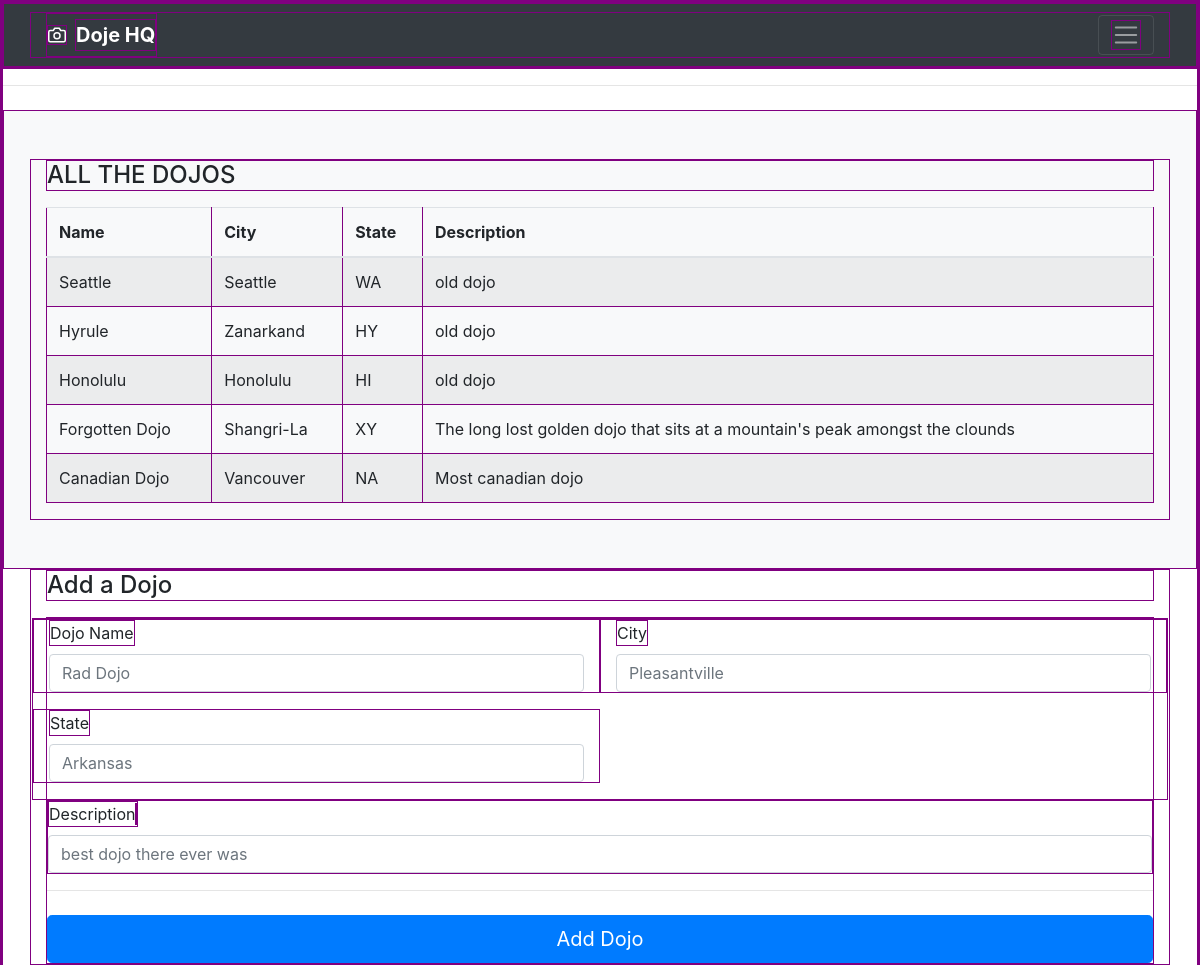
Before: / (upper part) with the older database file.
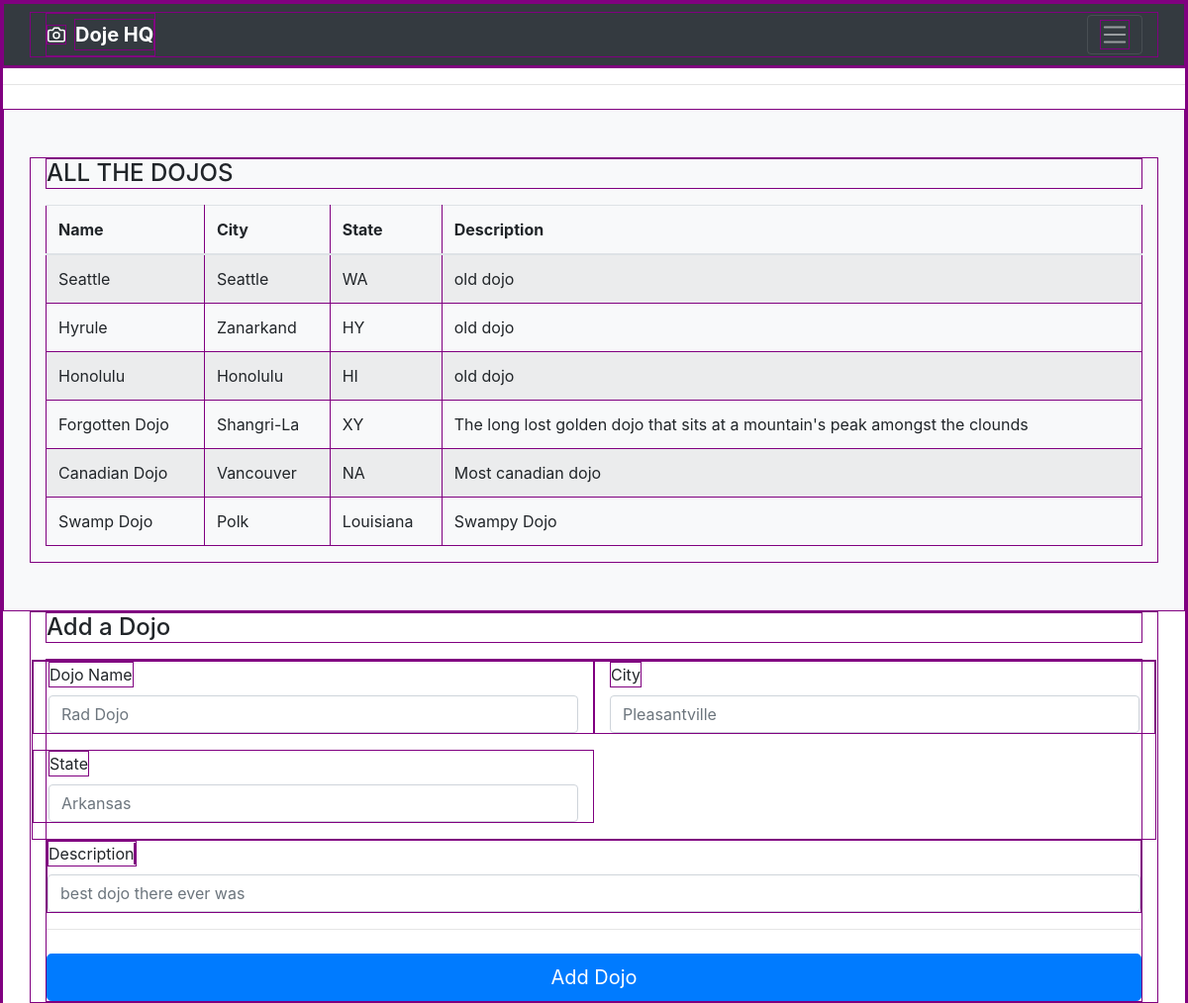
After: the same page with the newer database file.
### databasePracticeApp/models.py (models this page shows)
class dojos(models.Model):
    name = models.CharField(max_length=255)
    city = models.CharField(max_length=255)
    state = models.CharField(max_length=2)
    desc = models.CharField(max_length=255)
    created_at = models.DateTimeField(auto_now_add=True)
    update_at = models.DateTimeField(auto_now=True)

### databasePracticeApp/views.py (the view)
# urls.py: path('', views.index),
def index(request):
    context = {
        "Ninja": ninjas.objects.all(),
        "Dojos": dojos.objects.all(),
    }
    return render(request, "index.html", context)

### databasePracticeApp/templates/index.html (shortened to what this page needs)
<!DOCTYPE html>
<html>
<head>
      {% load static %}
    <link rel="stylesheet" href="{% static 'css/bootstrap.css' %}">
</head>
<body>
    <header>
        <div class="navbar navbar-dark bg-dark box-shadow">
          <div class="container d-flex justify-content-between">
            <a href="#" class="navbar-brand d-flex align-items-center">
              <strong>Doje HQ
              </strong>
            </a>
            <button class="navbar-toggler" type="button" data-toggle="collapse" data-target="#navbarHeader" aria-controls="navbarHeader" aria-expanded="false" aria-label="Toggle navigation">
              <span class="navbar-toggler-icon"></span>
            </button>
          </div>
        </div>
      </header>
      <main role="main">
        <hr class="mb-4">
      <div class="album py-5 bg-light">
        <div class="container">
          <h4 class="mb-3" id='buy'>ALL THE DOJOS</h4>
        <table class="table table-striped">
          <thead>
            <tr>
              <th>Name</th>
              <th>City</th>
              <th>State</th>
              <th>Description</th>
            </tr>
          </thead>
          <tbody>
            {% for dojo in Dojos %}
            <tr>
              <td>{{ dojo.name }}</td>
              <td>{{ dojo.city }}</td>
              <td>{{ dojo.state }}</td>
              <td>{{ dojo.desc }}</td>
            </tr>
            {% endfor %}
          </tbody>
        </table>
      </div>
      </div>
<div class="container">
      <h4 class="mb-3" id='info'>Add a Dojo</h4>
      <form action="add_dojo" method="POST">
      <div class="row">
          <div class="col-md-6 mb-3">
              <label for="dojo_name">Dojo Name</label>
              <input type="text" class="form-control" name="dojo_name" placeholder="Rad Dojo" value="">
          </div>
          <div class="col-md-6 mb-3">
              <label for="dojo_city">City</label>
              <input type="text" class="form-control" name="dojo_city" placeholder="Pleasantville" value="">
          </div>
          <div class="col-md-6 mb-3">
              <label for="dojo_state">State</label>
              <input type="text" class="form-control" name="dojo_state" placeholder="Arkansas" value="">
          </div>
      </div>
      <div class="mb-3">
          <label for="dojo_desc">Description<span class="text-muted"></span></label>
          <input type="text" class="form-control" name="dojo_desc" placeholder="best dojo there ever was">
      </div>
      <hr class="mb-4">
      <button class="btn btn-primary btn-lg btn-block" type="submit">Add Dojo</button>
    </div>
      </main>
</body>
</html>

Changed rows visible on the page:
added dojos: name "Swamp Dojo", city "Polk", state "Louisiana", desc "Swampy Dojo"
